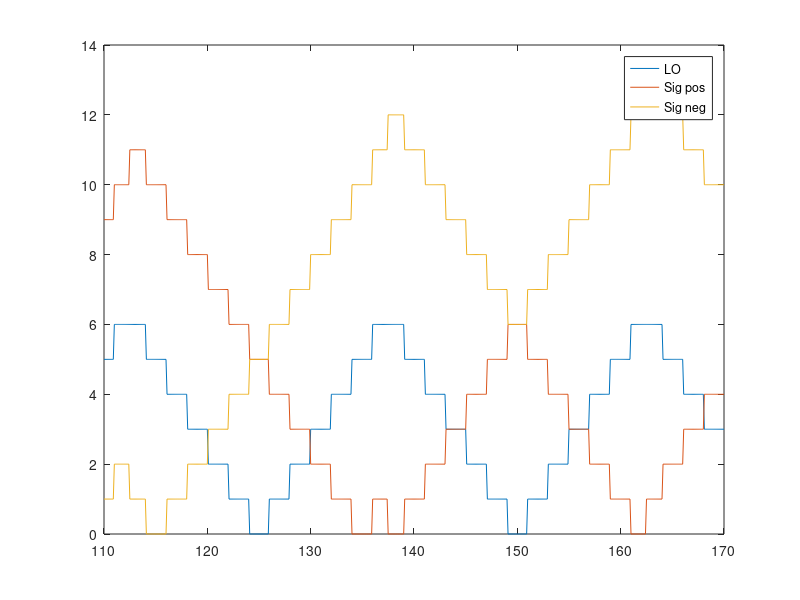
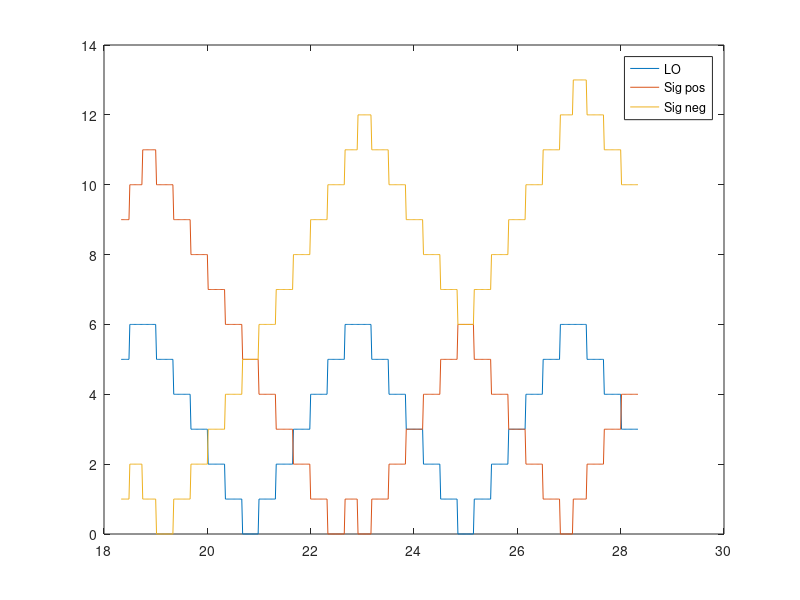

These figures' MATLAB source, in order:
clear; close all;

sig_comb_freq = 25e9;
LO_comb_freq = 27e9;

mixer_freq = 110e9:0.1e9:170e9;
LO_channel = round(abs(mixer_freq - sig_comb_freq*round(mixer_freq/sig_comb_freq))/(LO_comb_freq-sig_comb_freq));
sig_channel_pos = abs(LO_channel + (-1).^(round(mixer_freq/(2.*sig_comb_freq))) .* round(mixer_freq/sig_comb_freq));
sig_channel_neg = abs(LO_channel - (-1).^(round(mixer_freq/(2.*sig_comb_freq))) .* round(mixer_freq/sig_comb_freq));

figure; plot(mixer_freq/1e9,LO_channel);
hold on; plot(mixer_freq/1e9,sig_channel_pos);
hold on; plot(mixer_freq/1e9,sig_channel_neg);

legend('LO','Sig pos','Sig neg');

figure; plot(mixer_freq/6e9,LO_channel);
hold on; plot(mixer_freq/6e9,sig_channel_pos);
hold on; plot(mixer_freq/6e9,sig_channel_neg);

legend('LO','Sig pos','Sig neg');